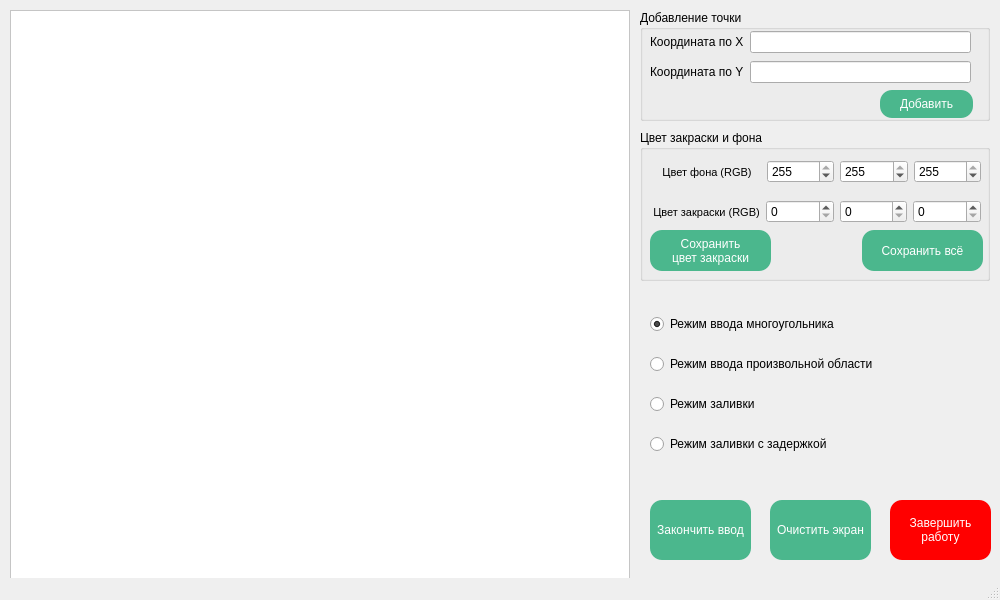
<?xml version="1.0" encoding="UTF-8"?>
<ui version="4.0">
 <class>MainWindow</class>
 <widget class="QMainWindow" name="MainWindow">
  <property name="geometry">
   <rect>
    <x>0</x>
    <y>0</y>
    <width>1000</width>
    <height>600</height>
   </rect>
  </property>
  <property name="windowTitle">
   <string>MainWindow</string>
  </property>
  <widget class="QWidget" name="centralwidget">
   <widget class="QGroupBox" name="groupBox_3">
    <property name="geometry">
     <rect>
      <x>640</x>
      <y>130</y>
      <width>350</width>
      <height>151</height>
     </rect>
    </property>
    <property name="styleSheet">
     <string notr="true"/>
    </property>
    <property name="title">
     <string>Цвет закраски и фона</string>
    </property>
    <widget class="QWidget" name="layoutWidget">
     <property name="geometry">
      <rect>
       <x>10</x>
       <y>70</y>
       <width>331</width>
       <height>24</height>
      </rect>
     </property>
     <layout class="QHBoxLayout" name="horizontalLayout_4">
      <item>
       <widget class="QLabel" name="label_6">
        <property name="font">
         <font>
          <pointsize>8</pointsize>
         </font>
        </property>
        <property name="text">
         <string> Цвет закраски (RGB)</string>
        </property>
        <property name="alignment">
         <set>Qt::AlignCenter</set>
        </property>
       </widget>
      </item>
      <item>
       <widget class="QSpinBox" name="RedFore">
        <property name="maximum">
         <number>255</number>
        </property>
        <property name="value">
         <number>0</number>
        </property>
       </widget>
      </item>
      <item>
       <widget class="QSpinBox" name="GreenFore">
        <property name="maximum">
         <number>255</number>
        </property>
        <property name="value">
         <number>0</number>
        </property>
       </widget>
      </item>
      <item>
       <widget class="QSpinBox" name="BlueFore">
        <property name="maximum">
         <number>255</number>
        </property>
        <property name="value">
         <number>0</number>
        </property>
       </widget>
      </item>
     </layout>
    </widget>
    <widget class="QWidget" name="layoutWidget_2">
     <property name="geometry">
      <rect>
       <x>10</x>
       <y>30</y>
       <width>331</width>
       <height>24</height>
      </rect>
     </property>
     <layout class="QHBoxLayout" name="horizontalLayout_5">
      <item>
       <widget class="QLabel" name="label_7">
        <property name="font">
         <font>
          <pointsize>8</pointsize>
         </font>
        </property>
        <property name="styleSheet">
         <string notr="true"/>
        </property>
        <property name="text">
         <string>    Цвет фона (RGB)   </string>
        </property>
        <property name="alignment">
         <set>Qt::AlignCenter</set>
        </property>
       </widget>
      </item>
      <item>
       <widget class="QSpinBox" name="RedBack">
        <property name="maximum">
         <number>255</number>
        </property>
        <property name="value">
         <number>255</number>
        </property>
       </widget>
      </item>
      <item>
       <widget class="QSpinBox" name="GreenBack">
        <property name="maximum">
         <number>255</number>
        </property>
        <property name="value">
         <number>255</number>
        </property>
       </widget>
      </item>
      <item>
       <widget class="QSpinBox" name="BlueBack">
        <property name="maximum">
         <number>255</number>
        </property>
        <property name="value">
         <number>255</number>
        </property>
       </widget>
      </item>
     </layout>
    </widget>
    <widget class="QPushButton" name="saveColorButton">
     <property name="geometry">
      <rect>
       <x>222</x>
       <y>100</y>
       <width>121</width>
       <height>41</height>
      </rect>
     </property>
     <property name="styleSheet">
      <string notr="true">border-radius: 12px;
color: white;
background-color: rgb( 75, 183, 141 );

</string>
     </property>
     <property name="text">
      <string>Сохранить всё</string>
     </property>
    </widget>
    <widget class="QPushButton" name="saveDrawButton">
     <property name="geometry">
      <rect>
       <x>10</x>
       <y>100</y>
       <width>121</width>
       <height>41</height>
      </rect>
     </property>
     <property name="styleSheet">
      <string notr="true">border-radius: 12px;
color: white;
background-color: rgb( 75, 183, 141 );

</string>
     </property>
     <property name="text">
      <string>Сохранить 
цвет закраски</string>
     </property>
    </widget>
   </widget>
   <widget class="QPushButton" name="quiteProgramButton">
    <property name="geometry">
     <rect>
      <x>890</x>
      <y>500</y>
      <width>101</width>
      <height>60</height>
     </rect>
    </property>
    <property name="styleSheet">
     <string notr="true">border-radius: 12px;
color: white;
background-color: rgb(255, 0, 0);</string>
    </property>
    <property name="text">
     <string>Завершить 
работу</string>
    </property>
   </widget>
   <widget class="QGroupBox" name="groupBox">
    <property name="geometry">
     <rect>
      <x>640</x>
      <y>10</y>
      <width>350</width>
      <height>111</height>
     </rect>
    </property>
    <property name="title">
     <string>Добавление точки</string>
    </property>
    <widget class="QWidget" name="layoutWidget_4">
     <property name="geometry">
      <rect>
       <x>10</x>
       <y>50</y>
       <width>321</width>
       <height>24</height>
      </rect>
     </property>
     <layout class="QHBoxLayout" name="horizontalLayout_2">
      <item>
       <widget class="QLabel" name="label_3">
        <property name="text">
         <string>Координата по Y</string>
        </property>
       </widget>
      </item>
      <item>
       <widget class="QLineEdit" name="appendY"/>
      </item>
     </layout>
    </widget>
    <widget class="QPushButton" name="appendButton">
     <property name="geometry">
      <rect>
       <x>240</x>
       <y>80</y>
       <width>93</width>
       <height>28</height>
      </rect>
     </property>
     <property name="styleSheet">
      <string notr="true">border-radius: 12px;
color: white;
background-color: rgb( 75, 183, 141 );

</string>
     </property>
     <property name="text">
      <string>Добавить</string>
     </property>
    </widget>
    <widget class="QWidget" name="layoutWidget_5">
     <property name="geometry">
      <rect>
       <x>10</x>
       <y>20</y>
       <width>321</width>
       <height>24</height>
      </rect>
     </property>
     <layout class="QHBoxLayout" name="horizontalLayout">
      <item>
       <widget class="QLabel" name="label_2">
        <property name="text">
         <string>Координата по X</string>
        </property>
       </widget>
      </item>
      <item>
       <widget class="QLineEdit" name="appendX"/>
      </item>
     </layout>
    </widget>
   </widget>
   <widget class="QGraphicsView" name="graphicsView">
    <property name="geometry">
     <rect>
      <x>10</x>
      <y>10</y>
      <width>620</width>
      <height>580</height>
     </rect>
    </property>
    <property name="styleSheet">
     <string notr="true">background-color: rgb(255, 255, 255);</string>
    </property>
   </widget>
   <widget class="QWidget" name="layoutWidget">
    <property name="geometry">
     <rect>
      <x>650</x>
      <y>300</y>
      <width>341</width>
      <height>171</height>
     </rect>
    </property>
    <layout class="QVBoxLayout" name="verticalLayout">
     <item>
      <widget class="QRadioButton" name="inputRadioButton">
       <property name="enabled">
        <bool>true</bool>
       </property>
       <property name="text">
        <string>Режим ввода многоугольника</string>
       </property>
       <property name="checked">
        <bool>true</bool>
       </property>
      </widget>
     </item>
     <item>
      <widget class="QRadioButton" name="inputCurveRadioButton">
       <property name="text">
        <string>Режим ввода произвольной области</string>
       </property>
      </widget>
     </item>
     <item>
      <widget class="QRadioButton" name="fillRadioButton">
       <property name="enabled">
        <bool>true</bool>
       </property>
       <property name="text">
        <string>Режим заливки</string>
       </property>
      </widget>
     </item>
     <item>
      <widget class="QRadioButton" name="FillDelayRadioButton">
       <property name="enabled">
        <bool>true</bool>
       </property>
       <property name="text">
        <string>Режим заливки с задержкой</string>
       </property>
      </widget>
     </item>
    </layout>
   </widget>
   <widget class="QPushButton" name="endInputButton">
    <property name="geometry">
     <rect>
      <x>650</x>
      <y>500</y>
      <width>101</width>
      <height>60</height>
     </rect>
    </property>
    <property name="styleSheet">
     <string notr="true">border-radius: 12px;
color: white;
background-color: rgb( 75, 183, 141 );
</string>
    </property>
    <property name="text">
     <string>Закончить ввод</string>
    </property>
   </widget>
   <widget class="QPushButton" name="clearButton">
    <property name="geometry">
     <rect>
      <x>770</x>
      <y>500</y>
      <width>101</width>
      <height>60</height>
     </rect>
    </property>
    <property name="styleSheet">
     <string notr="true">border-radius: 12px;
color: white;
background-color: rgb( 75, 183, 141 );
</string>
    </property>
    <property name="text">
     <string>Очистить экран</string>
    </property>
   </widget>
  </widget>
  <widget class="QMenuBar" name="menubar">
   <property name="geometry">
    <rect>
     <x>0</x>
     <y>0</y>
     <width>1000</width>
     <height>26</height>
    </rect>
   </property>
  </widget>
  <widget class="QStatusBar" name="statusbar"/>
 </widget>
 <resources/>
 <connections>
  <connection>
   <sender>quiteProgramButton</sender>
   <signal>clicked()</signal>
   <receiver>MainWindow</receiver>
   <slot>close()</slot>
   <hints>
    <hint type="sourcelabel">
     <x>951</x>
     <y>569</y>
    </hint>
    <hint type="destinationlabel">
     <x>997</x>
     <y>561</y>
    </hint>
   </hints>
  </connection>
 </connections>
</ui>
